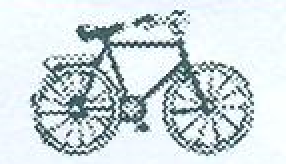
%> input picture Signs/3.png, 143 x 82 px (shown 2 times larger)
$ octave SignProcessing2.m   (GNU Octave 9; MATLAB toolbox functions it lacks are replaced by stand-ins)
%> lines starting %> are read from the running program, lines starting %| are printed output that depends on the picture; in (x1, y1, x2, y2) boxes, pixels count from 0 and x2, y2 are one past the last pixel; in counts of white or black regions, pixels touching at a corner belong together; the program's own positions count from 1
%> further down, object0 is the input picture: size 82x143x3 uint8; mean R, G, B 208.2, 218.9, 222
### OptimalThresholdedImage.m
function [binaryimage] =  OptimalThresholdedImage(RGBimage)
    if size(RGBimage,3)== 3
        Igray = rgb2gray(RGBimage);
        filterdI = Igray;%medfilt2(Igray);
    else
        filterdI = RGBimage;%medfilt2(RGBimage);
    end

    % streching will fail the thresholding
    %imadjust(RGBimage0, stretchlim(RGBimage0));
    %RGBimage(:,:,1));
    level = graythresh(filterdI);
%> level = 0.667
    % Don't use median localization for large images
    T = adaptthresh(filterdI,level,'ForegroundPolarity','bright','Statistic','mean');
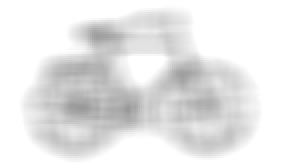
%> T: size 82x143 double (shown 2 times larger); min 0.6, max 1, mean 0.905
    binaryimage = imbinarize(filterdI, T);
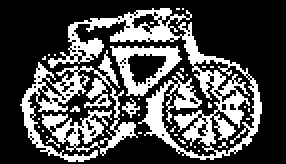
%> binaryimage: size 82x143 logical (shown 2 times larger); 30.6% white; 36 white regions (32 under 20 px)

    % [6 lines of commented-out code are left out]
end

### Signs/SignProcessing2.m
close all;
clear all;
clc;
% 1 - Bulath Kole, 2 - Bell, 3 - Bicycle, 4 - Elephant, 5 - Hakgediya,
% 6 - Swan, 7 - House, 8 - Round Flagged Sign
%%
imageName = '3.png';
%% Read Images
object0 = imread(strcat('Signs/',imageName));
Igray = rgb2gray(object0);
object = OptimalThresholdedImage(Igray);
figure,imshow(object);
title('All signs');
%% Sign Region Dividing
Ifinal = bwlabel(object);
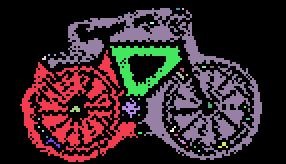
%> Ifinal: size 82x143 double (shown 2 times larger); 37 distinct labels, from 0 to 36; one colour per label, 0 black
stat = regionprops(Ifinal,'Area','MajorAxisLength','BoundingBox','Perimeter','Solidity');
%> stat = 36 regions; largest, box (x1, y1, x2, y2), Area, MajorAxisLength, Solidity and Perimeter: (24, 4, 131, 80) 1952 117 0.365 887.2, (10, 25, 69, 81) 1147 58.33 0.47 828.4, (55, 23, 91, 48) 366 38.22 0.585 106.2
%% Masking
mask = false(size(Igray));
%% Test Regions
figure;imshow(object); hold on;
index = 1;
maMean = mean(cat(1,stat.MajorAxisLength));
%> maMean = 8.35
maZigma = std(cat(1,stat.MajorAxisLength));
%> maZigma = 21.65
areaMean = mean(cat(stat.Area));
%> areaMean = 69.6
areaZigma = std(cat(stat.Area));
%> areaZigma = 333.3
for cnt = 1 : numel(stat)
    bb = stat(cnt).BoundingBox;
    if abs(stat(cnt).Area-areaMean) > 3*areaZigma  || abs(stat(cnt).MajorAxisLength-maMean) > 3*maZigma
      bb2 = round(bb);
      rectangle('position',bb2,'edgecolor','r','linewidth',2);

      %mask(bbox2points(bb)) = true;

      index = index + 1;
    end
end
%> this loop made 36 passes
%> (bb, bb2, index) on passes 1, 9: ([10.5 25.5 59 56], [11 26 59 56], 2), ([24.5 4.5 107 76], [25 5 107 76], 3)
%> bb on passes 2 to 7: [19.5 59.5 1 1], [19.5 63.5 1 1], [21.5 28.5 2 2], [21.5 65.5 1 1], [23.5 68.5 1 1], [23.5 69.5 7 5]
%%
visboundaries(mask,'Color','b');
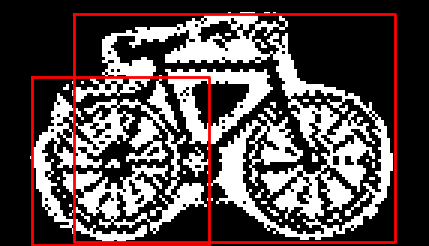
%> figure redrawn from the program's plot data; shown 3 times larger
%%
%> (the run ends here)

$ run again, with Signs/4.png copied over Signs/3.png
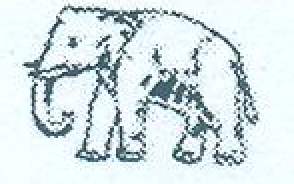
%> input picture Signs/4.png, 147 x 92 px (shown 2 times larger)
%> object0 is the input picture: size 92x147x3 uint8; mean R, G, B 213.1, 225.9, 228.7
%> level = 0.678
%> binaryimage: size 92x147 logical; 32% white; 47 white regions (39 under 20 px)
%> `Ifinal = bwlabel(object);`:
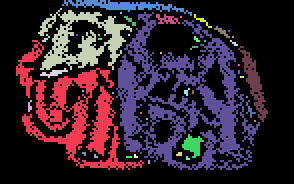
%> Ifinal: size 92x147 double (shown 2 times larger); 48 distinct labels, from 0 to 47; one colour per label, 0 black
%> stat = 47 regions; largest, box (x1, y1, x2, y2), Area, MajorAxisLength, Solidity and Perimeter: (58, 6, 130, 85) 1978 83.92 0.445 683.4, (8, 20, 72, 85) 1135 71.79 0.413 638.2, (19, 4, 66, 35) 596 47.89 0.493 251.6
%> maMean = 9.89
%> maZigma = 19.11
%> areaMean = 69.3
%> areaZigma = 302.4
%> the loop `for cnt = 1 : numel(stat)` made 47 passes
%> (bb, bb2, index) on passes 1, 14: ([8.5 20.5 64 65], [9 21 64 65], 2), ([58.5 6.5 72 79], [59 7 72 79], 3)
%> `visboundaries(mask,'Color','b');`:
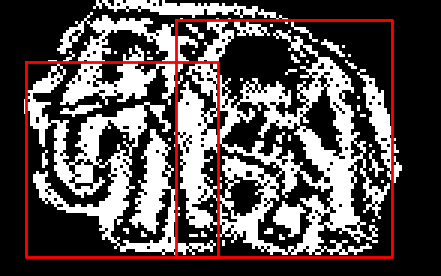
%> figure redrawn from the program's plot data; shown 3 times larger
